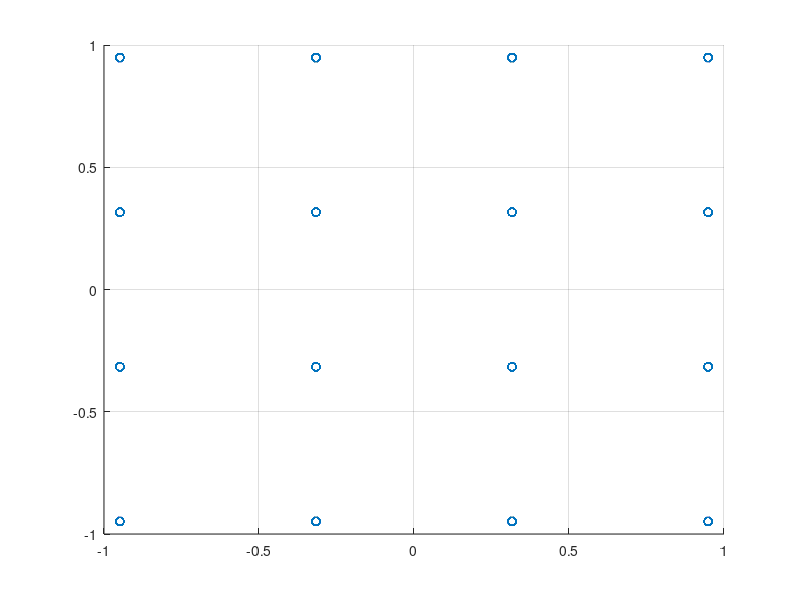
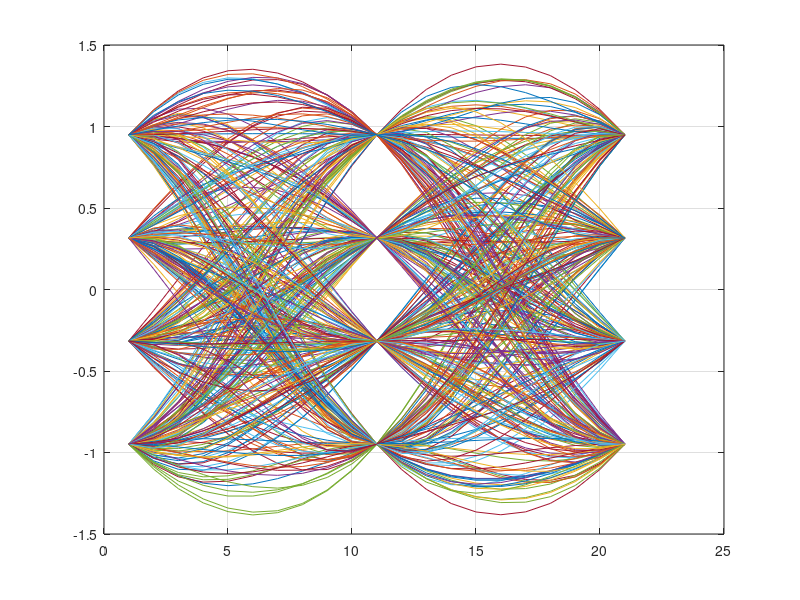
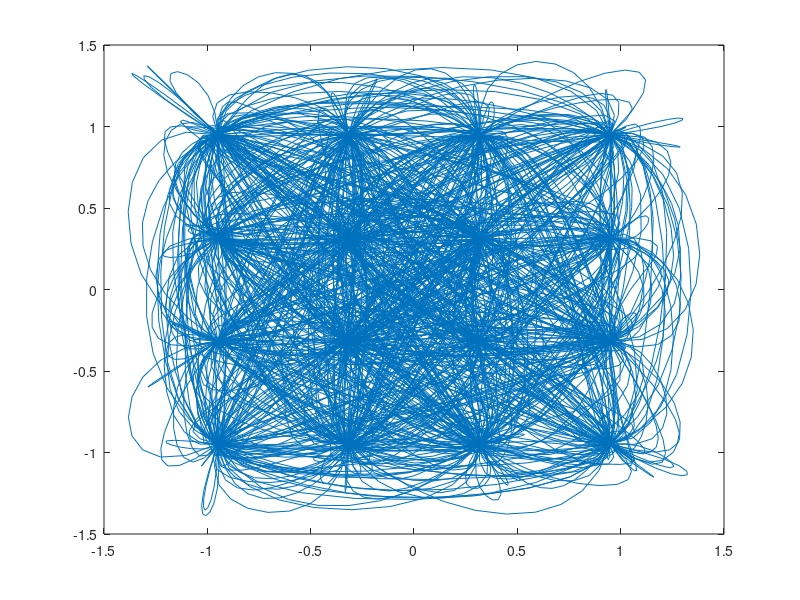
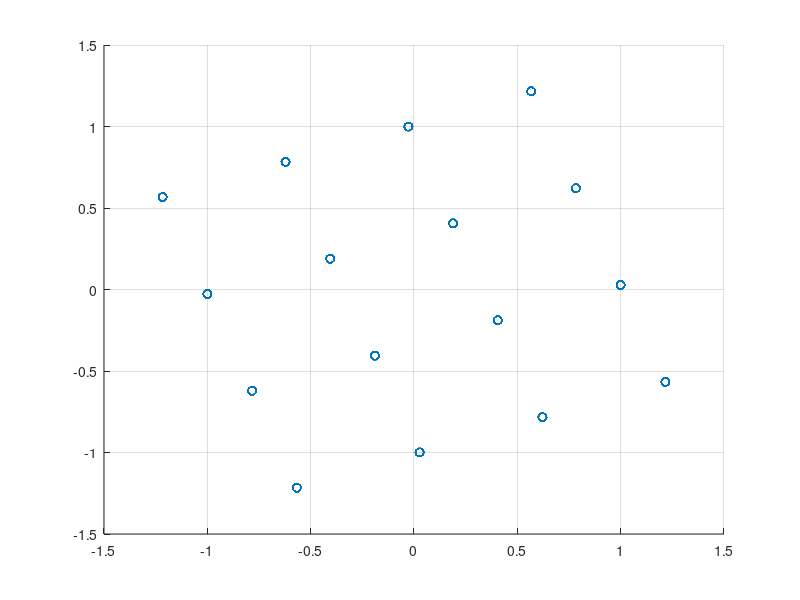

MATLAB code for these plots, in order:
% QPSK
% OQPSK


close all; clear; clc;
%%
N=4000;
m=randi([0,1],1,N);
d = 1/sqrt(10);

for i=1:1000
    if ((m(4*i - 3) == 0) && (m(4*i-1) == 1))
        I(i) = 3*d;
    elseif ((m(4*i - 3) == 0) && (m(4*i-1) == 0))
            I(i) = d;
    elseif ((m(4*i - 3) == 1) && (m(4*i-1) == 0))
            I(i) = -d;
    elseif ((m(4*i - 3) == 1) && (m(4*i-1) == 1))
            I(i) = -3*d;
    end

    if ((m(4*i - 2) == 0) && (m(4*i) == 1))
        Q(i) = 3*d;
    elseif ((m(4*i - 2) == 0) && (m(4*i) == 0))
            Q(i) = d;
    elseif ((m(4*i - 2) == 1) && (m(4*i) == 0))
            Q(i) = -d;
    elseif ((m(4*i - 2) == 1) && (m(4*i) == 1))
            Q(i) = -3*d;
    end    

end

for i=1:1000
    QAM(i) = I(i) + j * Q(i);
end

QAM_up = upsample(QAM, 10);
T=1/10^5;
t=-10*T:T/10:10*T;

beta2=0.5;
Fs=10/T;
F=linspace(-Fs/2,Fs/2,201);

RC_filter2=sinc(t./T).*cos(pi*beta2*t./T)./(1-(2*beta2*t./T).^2);

qpsk_conv=conv(QAM_up,RC_filter2,"same");

qpsk_sample=qpsk_conv(1:10:length(qpsk_conv));


%% qpsk phase offset = 0 frequency offset = 0

qpsk_I=real(qpsk_conv);
qpsk_Q=imag(qpsk_conv);
qpsk_I_sample=qpsk_I(1:10:length(qpsk_conv));
qpsk_Q_sample=qpsk_Q(1:10:length(qpsk_conv));
figure
scatter(qpsk_I_sample,qpsk_Q_sample);
grid on

figure
for i=1:400
    plot(qpsk_I(20*(i-1)+1:20*i+1));
    hold on
    grid on
end

figure
plot(qpsk_conv)

%% qpsk phase offset = 20 frequency offset = 0
p_offset = qpsk_conv .* exp(1i * pi/9);
p_offset_sample = p_offset(1:10:length(p_offset));
%p_offset = qpsk_sample * exp(1i * pi/9);

qpsk_I=real(p_offset_sample);
qpsk_Q=imag(p_offset_sample);
figure
scatter(qpsk_I,qpsk_Q);
grid on

figure
for i=1:400
    plot(real(p_offset(20*(i-1)+1:20*i+1)));
    hold on
    grid on
end

figure
plot(p_offset)

%% qpsk phase offset = 0 frequency offset = 1000hz
time=0:1/Fs:0.01-1/Fs;
p_offset = qpsk_conv.* exp(1i * 2*pi * 1000 * time);
p_offset_sample = p_offset(1:10:length(p_offset));
qpsk_I=real(p_offset_sample);
qpsk_Q=imag(p_offset_sample);
figure
scatter(qpsk_I,qpsk_Q);
grid on

figure
for i=1:400
    plot(real(p_offset(20*(i-1)+1:20*i+1)));
    hold on
    grid on
end

figure
plot(p_offset);

%% qpsk phase offset = 20 frequency offset = 0
p_offset = qpsk_conv .* exp(1i * pi/9);

%p_offset = qpsk_sample * exp(1i * pi/9);
s4 = real(qpsk_conv) + 1j * imag(p_offset);
s4_sample = s4(1:10:length(p_offset));

qpsk_I=real(s4_sample);
qpsk_Q=imag(s4_sample);
figure
scatter(qpsk_I,qpsk_Q);
grid on

figure
for i=1:400
    plot(real(p_offset(20*(i-1)+1:20*i+1)));
    hold on
    grid on
end

figure
plot(p_offset)


